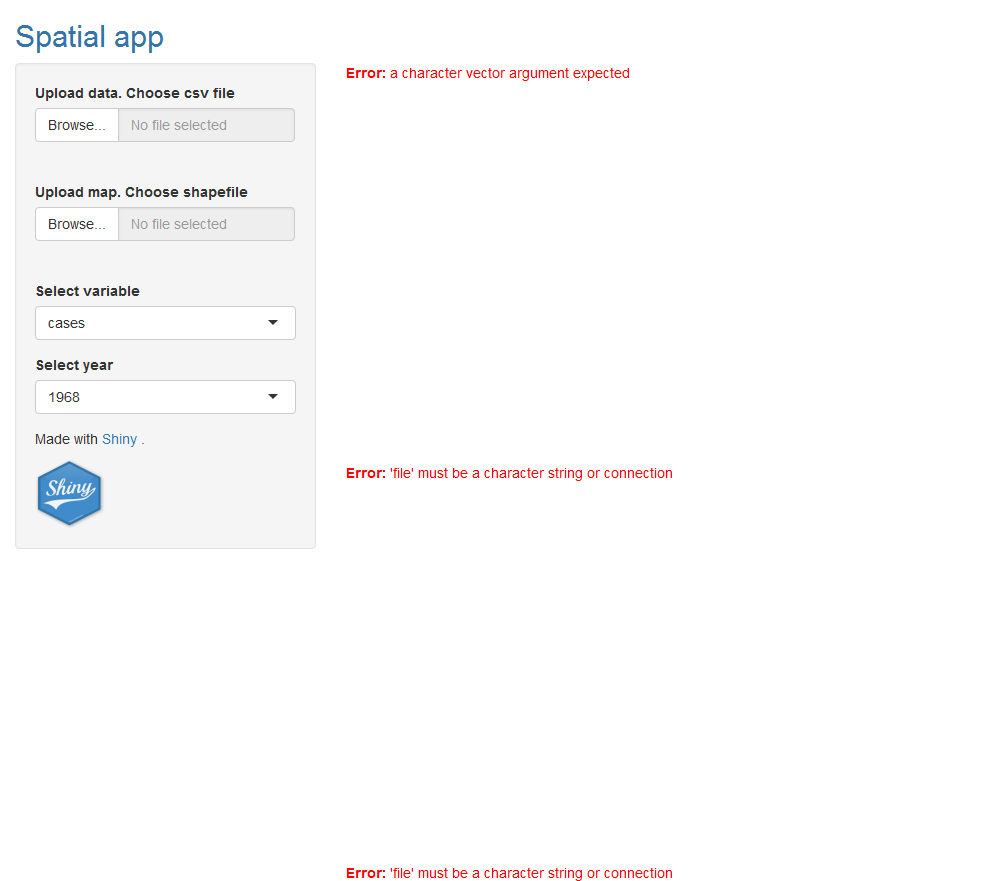

Write R code to recreate this figure.
library(shiny)
library(rgdal)
library(DT)
library(dygraphs)
library(xts)
library(leaflet)

# ui object
ui <- fluidPage(
  titlePanel(p("Spatial app", style = "color:#3474A7")),
  sidebarLayout(
    sidebarPanel(
      
      fileInput(inputId = "filedata", label = "Upload data. Choose csv file",
                accept = c(".csv")),
      fileInput(inputId = "filemap", label = "Upload map. Choose shapefile",
                multiple = TRUE, accept = c('.shp','.dbf','.sbn','.sbx','.shx','.prj')),
      
      selectInput(inputId = "variableselected", label = "Select variable",
                  choices = c("cases", "population")),
      selectInput(inputId = "yearselected", label = "Select year",
                  choices = 1968:1988),
      
      p("Made with", a("Shiny", href = "http://shiny.rstudio.com"), "."),
      img(src = "imageShiny.png", width = "70px", height = "70px")
    ),
    
    mainPanel(
      leafletOutput(outputId = "map"),
      dygraphOutput(outputId = "timetrend"),
      DTOutput(outputId = "table")
    )
  )
)

# server()
server <- function(input, output){
  data <- reactive({read.csv(input$filedata$datapath)})
  
  map <- reactive({
    # shpdf is a data.frame with the name, size, type and datapath of the uploaded files
    shpdf <- input$filemap
    
    # The files are uploaded with names 0.dbf, 1.prj, 2.shp, 3.xml, 4.shx
    # (path/names are in column datapath)
    # We need to rename the files with the actual names: fe_2007_39_county.dbf, etc.
    # (these are in column name)
    
    # Name of the temporary directory where files are uploaded
    tempdirname <- dirname(shpdf$datapath[1])
    
    # Rename files
    for(i in 1:nrow(shpdf)){
      file.rename(shpdf$datapath[i], paste0(tempdirname, "/", shpdf$name[i]))
    }
    
    # Now we read the shapefile with readOGR() of rgdal package
    # passing the name of the file with .shp extension.
    
    # We use the function grep() to search the pattern "*.shp$"
    # within each element of the character vector shpdf$name.
    # grep(pattern="*.shp$", shpdf$name)
    # ($ at the end denote files that finish with .shp, not only that contain .shp)
    map <- readOGR(paste(tempdirname, shpdf$name[grep(pattern = "*.shp$", shpdf$name)], sep ="/"))
    map
  })
  
  output$table <- renderDT(data())
  
  output$timetrend <- renderDygraph({
    data <- data()
    
    dataxts <- NULL
    counties <- unique(data$county)
    for(l in 1:length(counties)){
      datacounty <- data[data$county == counties[l],]
      dd <- xts(datacounty[, input$variableselected], as.Date(paste0(datacounty$year,"-01-01")))
      dataxts <- cbind(dataxts, dd)
    }
    colnames(dataxts) <- counties
    
    dygraph(dataxts) %>% dyHighlight(highlightSeriesBackgroundAlpha = 0.2)-> d1
    
    d1$x$css = "
 .dygraph-legend > span {display:none;}
 .dygraph-legend > span.highlight { display: inline; }
 "
    d1
  })
  
  output$map <- renderLeaflet({
    map <- map()
    data <- data()
    
    # Add data to map
    datafiltered <- data[which(data$year == input$yearselected), ]
    ordercounties <- match(map@data$NAME, datafiltered$county)
    map@data <- datafiltered[ordercounties, ]
    
    # Create variableplot
    map$variableplot <- as.numeric(map@data[, input$variableselected])
    
    # Create leaflet
    pal <- colorBin("YlOrRd", domain = map$variableplot, bins = 7)
    
    labels <- sprintf("%s: %g", map$county, map$variableplot) %>% lapply(htmltools::HTML)
    
    l <- leaflet(map) %>% addTiles() %>% addPolygons(
      fillColor = ~pal(variableplot),
      color = "white",
      dashArray = "3",
      fillOpacity = 0.7,
      label = labels) %>%
      leaflet::addLegend(pal = pal, values = ~variableplot, opacity = 0.7, title = NULL)
  })
}

# shinyApp()
shinyApp(ui = ui, server = server)
